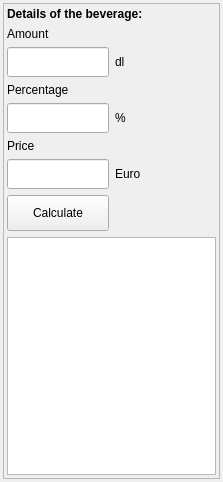
          <widget class="QWidget" name="scrollAreaWidgetContents_3">
           <property name="geometry">
            <rect>
             <x>0</x>
             <y>0</y>
             <width>223</width>
             <height>482</height>
            </rect>
           </property>
           <layout class="QGridLayout" name="gridLayout_4">
            <property name="margin">
             <number>3</number>
            </property>
            <item row="0" column="0">
             <widget class="QFrame" name="frameCompare">
              <property name="frameShape">
               <enum>QFrame::StyledPanel</enum>
              </property>
              <property name="frameShadow">
               <enum>QFrame::Raised</enum>
              </property>
              <layout class="QGridLayout" name="gridLayout_5" columnstretch="1,1">
               <property name="margin">
                <number>3</number>
               </property>
               <item row="0" column="0" colspan="2">
                <widget class="QLabel" name="label_17">
                 <property name="font">
                  <font>
                   <weight>75</weight>
                   <bold>true</bold>
                  </font>
                 </property>
                 <property name="layoutDirection">
                  <enum>Qt::LeftToRight</enum>
                 </property>
                 <property name="text">
                  <string>Details of the beverage:</string>
                 </property>
                 <property name="scaledContents">
                  <bool>false</bool>
                 </property>
                </widget>
               </item>
               <item row="1" column="0">
                <widget class="QLabel" name="label_13">
                 <property name="text">
                  <string>Amount</string>
                 </property>
                </widget>
               </item>
               <item row="2" column="1">
                <widget class="QLabel" name="lblVolumeCompare">
                 <property name="text">
                  <string>dl</string>
                 </property>
                </widget>
               </item>
               <item row="3" column="0">
                <widget class="QLabel" name="label_12">
                 <property name="text">
                  <string>Percentage</string>
                 </property>
                </widget>
               </item>
               <item row="4" column="1">
                <widget class="QLabel" name="label_14">
                 <property name="text">
                  <string>%</string>
                 </property>
                </widget>
               </item>
               <item row="5" column="0">
                <widget class="QLabel" name="label_15">
                 <property name="text">
                  <string>Price</string>
                 </property>
                </widget>
               </item>
               <item row="6" column="1">
                <widget class="QLabel" name="lblCurrencySign">
                 <property name="text">
                  <string>Euro</string>
                 </property>
                </widget>
               </item>
               <item row="7" column="0">
                <widget class="QPushButton" name="btnCalculateCompare">
                 <property name="styleSheet">
                  <string notr="true">padding:10px</string>
                 </property>
                 <property name="text">
                  <string>Calculate</string>
                 </property>
                </widget>
               </item>
               <item row="8" column="0" colspan="2">
                <widget class="QTextBrowser" name="textCompare">
                 <property name="sizePolicy">
                  <sizepolicy hsizetype="Expanding" vsizetype="Expanding">
                   <horstretch>0</horstretch>
                   <verstretch>0</verstretch>
                  </sizepolicy>
                 </property>
                 <property name="minimumSize">
                  <size>
                   <width>0</width>
                   <height>200</height>
                  </size>
                 </property>
                 <property name="textInteractionFlags">
                  <set>Qt::NoTextInteraction</set>
                 </property>
                </widget>
               </item>
               <item row="7" column="1">
                <spacer name="horizontalSpacer_2">
                 <property name="orientation">
                  <enum>Qt::Horizontal</enum>
                 </property>
                 <property name="sizeHint" stdset="0">
                  <size>
                   <width>40</width>
                   <height>20</height>
                  </size>
                 </property>
                </spacer>
               </item>
               <item row="2" column="0">
                <widget class="QLineEdit" name="edtAmountCompare">
                 <property name="styleSheet">
                  <string notr="true">padding:6px</string>
                 </property>
                 <property name="inputMethodHints">
                  <set>Qt::ImhFormattedNumbersOnly</set>
                 </property>
                </widget>
               </item>
               <item row="4" column="0">
                <widget class="QLineEdit" name="edtPercentCompare">
                 <property name="styleSheet">
                  <string notr="true">padding:6px</string>
                 </property>
                 <property name="inputMethodHints">
                  <set>Qt::ImhFormattedNumbersOnly</set>
                 </property>
                </widget>
               </item>
               <item row="6" column="0">
                <widget class="QLineEdit" name="edtPriceCompare">
                 <property name="styleSheet">
                  <string notr="true">padding:6px</string>
                 </property>
                 <property name="inputMethodHints">
                  <set>Qt::ImhFormattedNumbersOnly</set>
                 </property>
                </widget>
               </item>
              </layout>
             </widget>
            </item>
           </layout>
          </widget>
